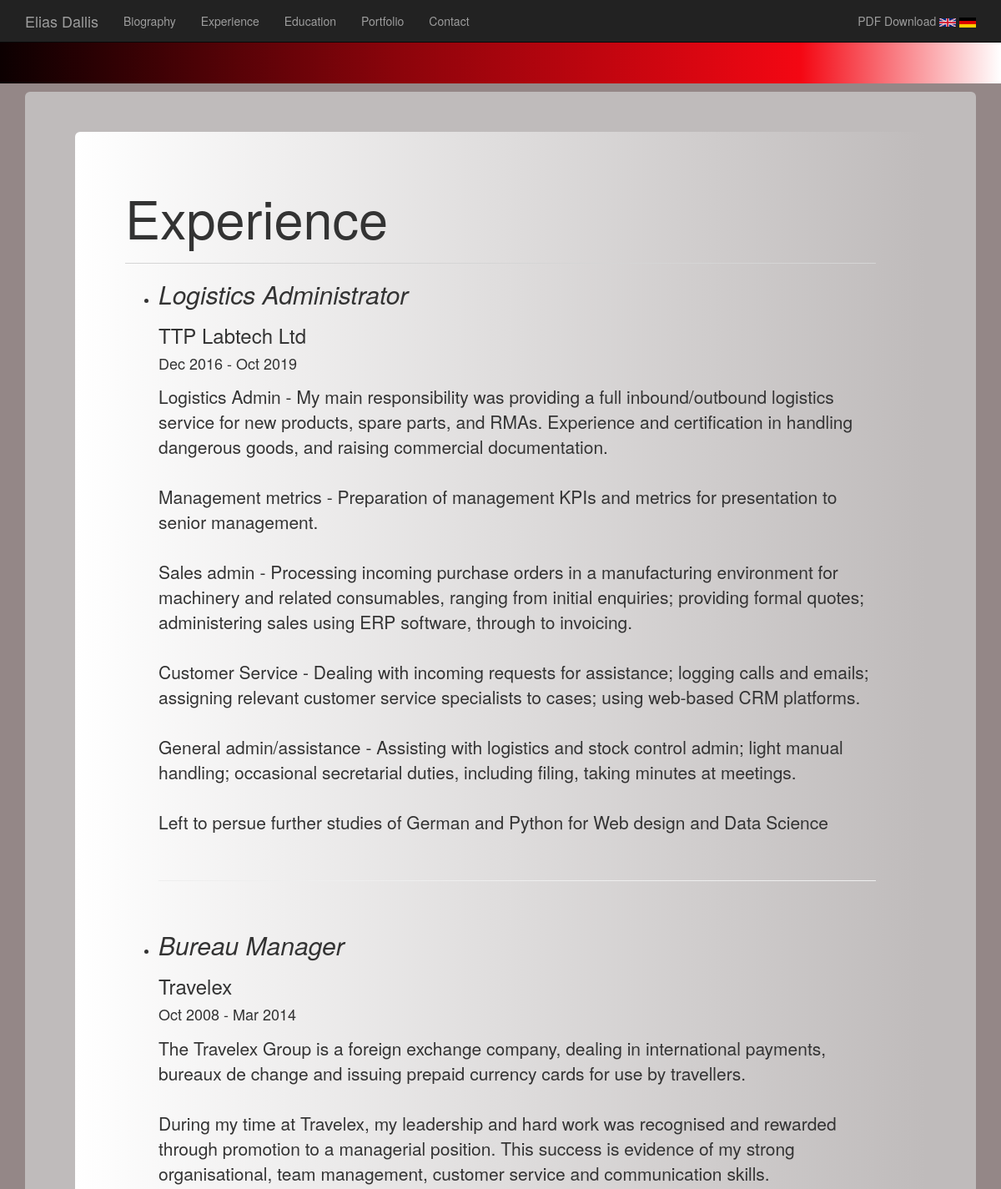
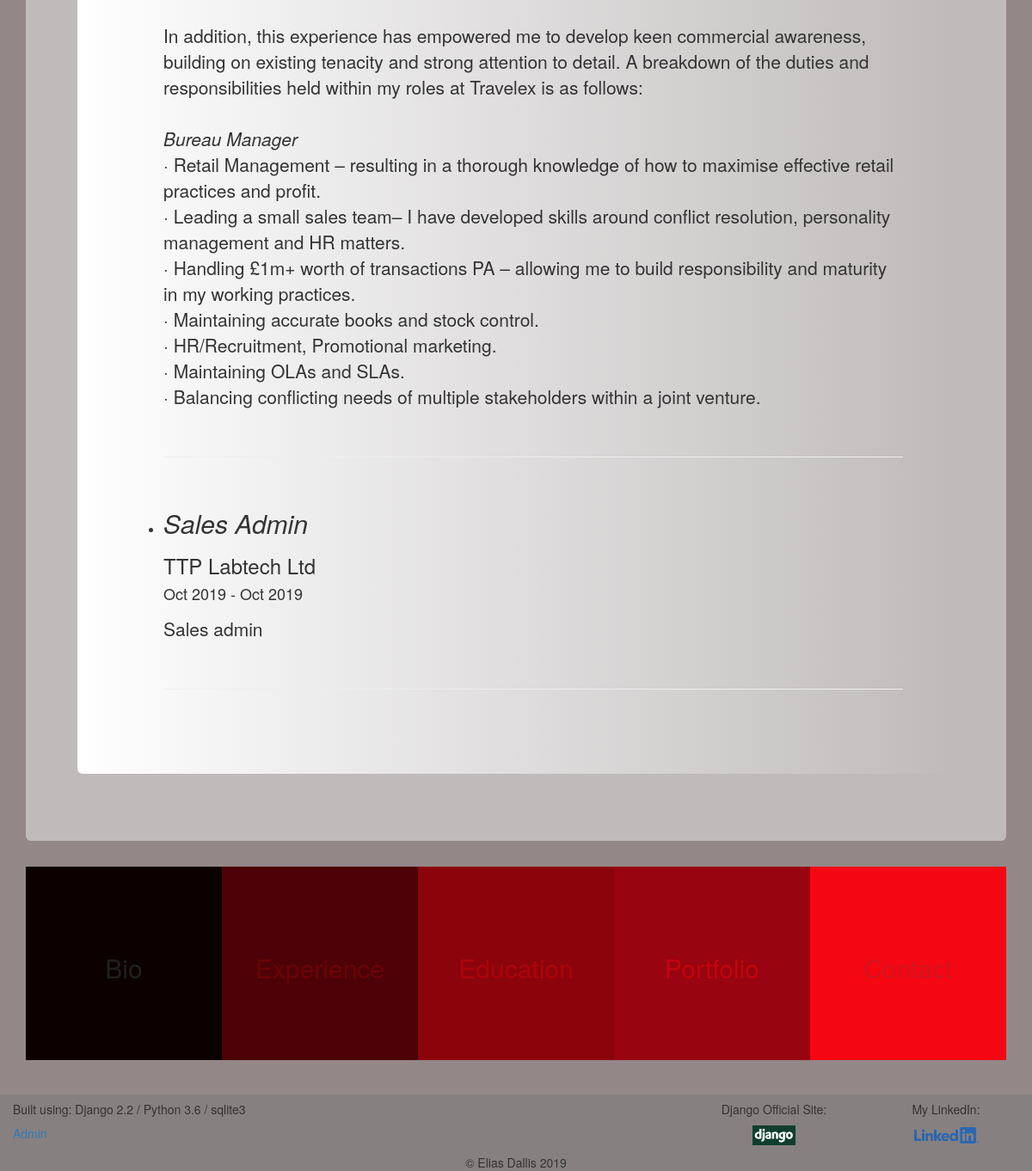
/hello/experience/, run on the app's committed database (2 pictures, top to bottom).
### helloworld/models.py (models this page shows, shortened)
class PreviousTitle(models.Model):
    title_company = models.ForeignKey(PreviousFirm, on_delete=models.CASCADE, related_name='firms')
    job_title = models.CharField(max_length=50, unique=False)
    start_date = models.DateField()
    end_date = models.DateField()
    job_desc = models.TextField()

class PreviousFirm (models.Model):
    job_company = models.CharField(max_length=50, unique=True)
    def __str__(self):
        return self.job_company

### helloworld/views.py (the view)
# urls.py: path('experience/', views.PreviousFirmView.as_view(), name='list'),
class PreviousFirmView(ListView):
    context_object_name = 'previousfirms'
    model = models.PreviousTitle
    template_name = 'helloworld/previous.html'

### helloworld/templates/helloworld/previous.html (shortened to what this page needs)
{% extends "base.html" %}
{% block body_block %}
<div class="jumbotron" style="background-image:linear-gradient(to right, #ffffff, #bfbbbb)!important;">
    <h1>Experience</h1>
    <hr class="my-4">
    <ul>
        {% for x in previousfirms %}
        <li><h2><em>{{x.job_title}}</em></h2><div><h3>{{x.title_company}}</h3></div><h4>{{x.start_date|date:"M Y"}} - {{x.end_date|date:" M Y"}}</h4><p></p>
        <p>{{x.job_desc|safe|linebreaksbr}}<p></li>
        <hr class="my-4">
        {% endfor %}
    </ul>
</div>
{% endblock %}

### static/CSS/index.css (style rules this page uses)
.jumbotron { background-color: #7c7a7a!important; }

### data on the page
PreviousTitle: job_title "Logistics Administrator", title_company "TTP Labtech Ltd", start_date "Dec 2016", end_date "Oct 2019", job_desc "Logistics Admin - My main responsibility was providing a full inbound/outbound logistics service for new products, spare parts, and RMAs. Experience and certification in handling dangerous goods, and raising commercial documentation. Management metrics - Preparation of management KPIs and metrics for presentation to senior management. Sales admin - Processing incoming purchase orders in a manufacturing environment for machinery and related consumables, ranging from initial enquiries; providing formal quotes; administering sales using ERP software, through to invoicing. Customer Service - Dealing with incoming requests for assistance; logging calls and emails; assigning relevant customer…"
PreviousTitle: job_title "Bureau Manager", title_company "Travelex", start_date "Oct 2008", end_date "Mar 2014", job_desc "The Travelex Group is a foreign exchange company, dealing in international payments, bureaux de change and issuing prepaid currency cards for use by travellers. During my time at Travelex, my leadership and hard work was recognised and rewarded through promotion to a managerial position. This success is evidence of my strong organisational, team management, customer service and communication skills. In addition, this experience has empowered me to develop keen commercial awareness, building on existing tenacity and strong attention to detail. A breakdown of the duties and responsibilities held within my roles at Travelex is as follows: Bureau Manager · Retail Management – resulting in a…"
PreviousTitle: job_title "Sales Admin", title_company "TTP Labtech Ltd", start_date "Oct 2019", end_date "Oct 2019", job_desc "Sales admin"
